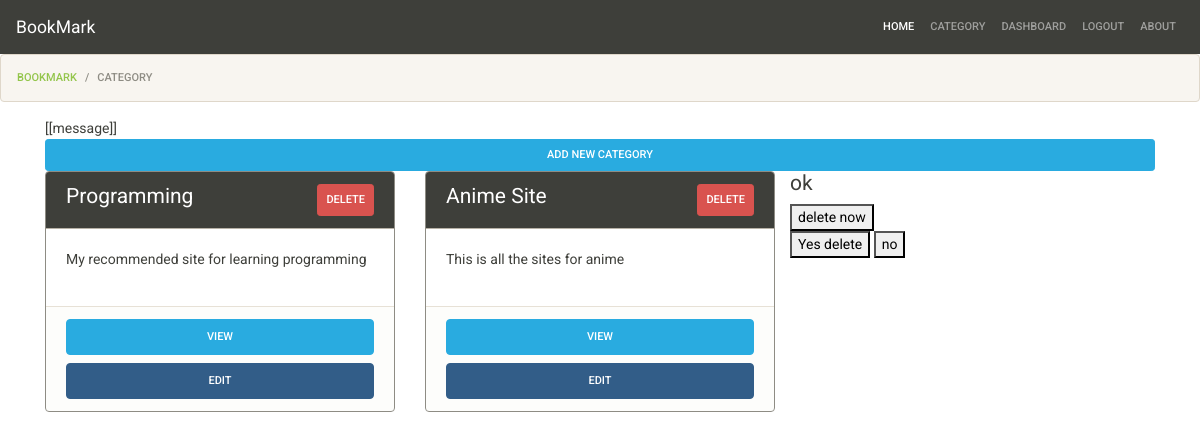
Page /bookmark/category/ (signed in) on the earlier database version.
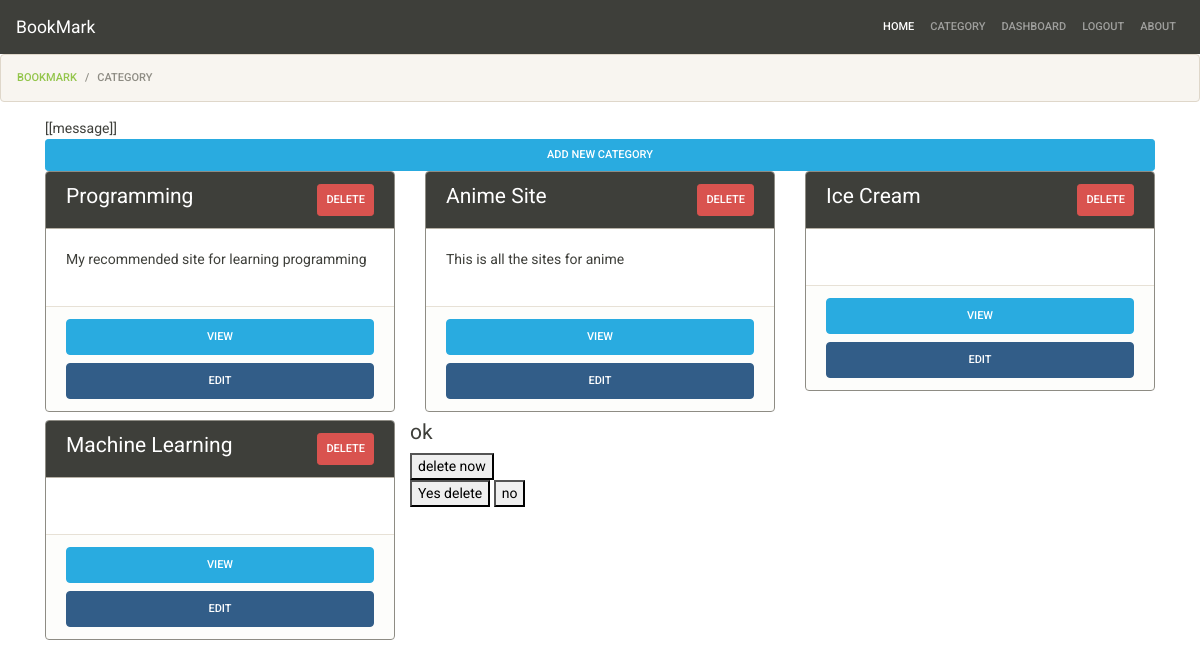
Same page on the later database version.
### bookmarks/models.py (models this page shows, shortened)
class Category(models.Model):
    title       = models.CharField(max_length=120)
    description = models.TextField(blank=True,null=True)
    added_by    = models.ForeignKey(User,related_name='categories', on_delete=models.CASCADE)
    created_at  = models.DateTimeField(auto_now_add=True)

### bookmarks/views.py (the view)
# urls.py: path('category/',categoriesView,name='bookmark-category'),
@login_required
def categoriesView(request):
    template_name = 'bookmarks/categories.html'
    category = Category.objects.filter(added_by=request.user)
    context = {
        'category':category,
    }
    return render(request,template_name,context)

### bookmarks/templates/bookmarks/categories.html (shortened to what this page needs)
{% extends 'base.html' %}
{%block content %}
<ol class="breadcrumb">
    <li class="breadcrumb-item"><a href="{% url 'bookmark-page' %}">Bookmark</a></li>
    <li class="breadcrumb-item active">Category</li>
  </ol>
<div class="container mt-1" id="delete-category">
    [[message]]
    <a href="{%url 'bookmark-category-add' %}" class="btn btn-block btn-sm btn-info">Add New Category</a>
    <div class="row">
        {% if category %}
        {%for cat in category %}
        <div class="col-md-4">
            <div class="card border border-secondary mb-2">
                <div class="card-header bg-primary text-white">
                    <h4 class="d-inline">{{cat.title}}</h4>
                    <span class="float-right"><a @click="toggleDialog({{cat.id}})"  class="btn btn-sm btn-danger">Delete</a></span>
                </div>
                <div class="card-body">
                    <p>{{cat.description}}</p>
                </div>
                <div class="card-footer">
                    <a href="{% url 'bookmark-category-detail' cat.id %}" class="btn btn-info btn-block">View</a>
                    <a href="{% url 'bookmark-category-edit' cat.id %}" class="btn btn-primary btn-block">Edit</a>
                </div>
            </div>
        </div>
        {% endfor%}
        {%endif%}
        <div v-bind:class="{'d-none': showDialog }">
            <h4>ok</h4>
            <button @click="deleteCategory()">delete now</button>
            <div>
                <button>Yes delete</button>
                <button @click="showDialog = !showDialog"> no</button>
            </div>
        </div>
    </div>
</div>
{% endblock %}

Differences in the rows shown:
added Category: title "Ice Cream"
added Category: title "Machine Learning"
